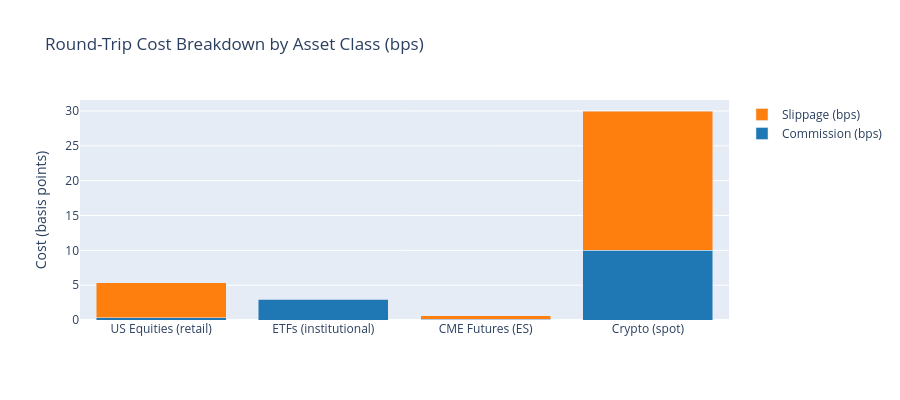

Notebook cell for this chart:
### Markdown cell above
**Finding**: The asset-class table shows why cost modeling must be specific to
the instrument. In some markets commission is negligible and slippage dominates;
in others a fixed fee floor matters more than impact.

### Code cell
# Visualize cost breakdown by asset class
cost_df = pl.DataFrame(rows)

fig = go.Figure()
fig.add_trace(
    go.Bar(
        x=[r["asset_class"] for r in rows],
        y=[r["commission"] / r["trade_value"] * 10_000 for r in rows],
        name="Commission (bps)",
        marker_color="#1f77b4",
    )
)
fig.add_trace(
    go.Bar(
        x=[r["asset_class"] for r in rows],
        y=[r["slippage"] / r["trade_value"] * 10_000 for r in rows],
        name="Slippage (bps)",
        marker_color="#ff7f0e",
    )
)
fig.update_layout(
    title="Round-Trip Cost Breakdown by Asset Class (bps)",
    yaxis_title="Cost (basis points)",
    barmode="stack",
    height=400,
)
fig.show()

### Figure 1 — Plotly figure (JSON) as saved in the notebook; plotly's stock layout.template omitted (floating-point values rounded to 4 significant figures)
{"data": [{"marker": {"color": "#1f77b4"}, "name": "Commission (bps)", "type": "bar", "x": ["US Equities (retail)", "ETFs (institutional)", "CME Futures (ES)", "Crypto (spot)"], "y": [0.3333, 3.0, 0.09, 10.0]}, {"marker": {"color": "#ff7f0e"}, "name": "Slippage (bps)", "type": "bar", "x": ["US Equities (retail)", "ETFs (institutional)", "CME Futures (ES)", "Crypto (spot)"], "y": [5.0, 0.05, 0.5, 20.0]}], "layout": {"barmode": "stack", "height": 400, "title": {"text": "Round-Trip Cost Breakdown by Asset Class (bps)"}, "yaxis": {"title": {"text": "Cost (basis points)"}}}}
